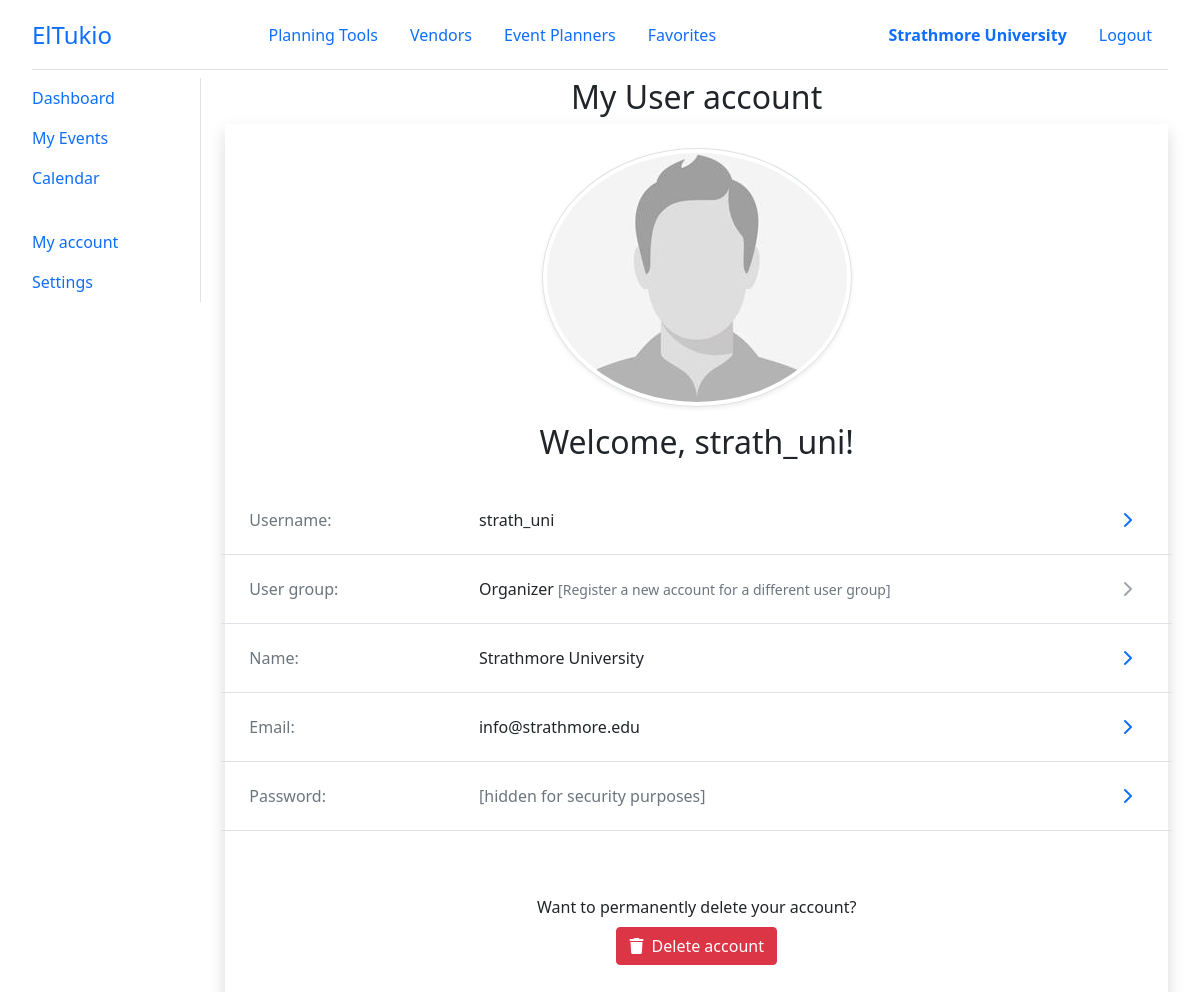
The page /user-account/ (signed in) on the database its author committed.
### el_tukio/models.py (models this page shows, shortened)
class User(AbstractUser):
    class UserType(models.IntegerChoices):
        ORGANIZER = 0, _('Organizer')
        PLANNER = 1, _('Planner')
        VENDOR = 3, _('Vendor')
        __empty__ = _('(Unkown)')
    user_type = models.SmallIntegerField(blank=True, null=True, choices=UserType.choices)
    phone_number = PhoneNumberField(blank=True, null=True, unique=True)
    profile = models.ImageField(default='default.png', upload_to='profile_pics')
    @property
    def is_organizer(self):
        return self.user_type == self.UserType.ORGANIZER
    @property
    def is_planner(self):
        return self.user_type == self.UserType.PLANNER
    @property
    def is_vendor(self):
        return self.user_type == self.UserType.VENDOR
    @property
    def full_name(self):
        return f'{self.first_name} {self.last_name}'
    class Meta:
        ordering = ['last_name', 'first_name']

### el_tukio/views/main.py (the view)
# urls.py: path('', main.user_account, name='user-account'),
@login_required
def user_account(request):
    return render(request, 'main/user-account.html')

### templates/main/user-account.html
{% extends 'layouts/dashboard.html' %}
{% block content %}
<h2>My User account</h2>
<div class="shadow px-2 pt-4 pb-5 text-center">
    <div class="d-flex justify-content-center">
        <div
            class="d-flex align-items-center justify-content-center circle-profile rounded-circle shadow-sm border p-1">
            <div class="d-flex align-items-center overflow-hidden rounded-circle w-100 h-100">
                <img src="{{ user.profile.url }}" class="d-block w-100" alt="">
            </div>
        </div>
    </div>
    <h2 class="mt-3">Welcome, {{ user.username }}! </h2>
    <ul class="list-group py-3 text-start">
        <li class="border-bottom p-3 row row-cols-2 align-items-center">
            <div class="col-3">
                <span class="text-muted">Username:</span>
            </div>
            <div class="col-9">
                <div class="d-flex justify-content-between align-items-center">
                    <span>{{ user.username }}</span>
                    <a role="button" class="btn btn-outline-primary border-0" href="{% url 'change-username' %}">
                        <i class="fa-solid fa-chevron-right"></i>
                    </a>
                </div>
            </div>
        </li>
        <li class="border-bottom p-3 row row-cols-2 align-items-center">
            <div class="col-3">
                <span class="text-muted">User group:</span>
            </div>
            <div class="col-9">
                <div class="d-flex justify-content-between align-items-center">
                    <span>{{ user.get_user_type_display }}
                        <small class="text-muted">
                            [Register a new account for a different user group]
                        </small>
                    </span>
                    <a role="button" class="btn btn-outline-secondary border-0 disabled" href="#">
                        <i class="fa-solid fa-chevron-right"></i>
                    </a>
                </div>
            </div>
        </li>
        <li class="border-bottom p-3 row row-cols-2 align-items-center">
            <div class="col-3">
                <span class="text-muted">Name:</span>
            </div>
            <div class="col-9">
                <div class="d-flex justify-content-between align-items-center">
                    <span>{{ user.first_name }} {{ user.last_name }}</span>
                    <a role="button" class="btn btn-outline-primary border-0" href="{% url 'change-name' %}">
                        <i class="fa-solid fa-chevron-right"></i>
                    </a>
                </div>
            </div>
        </li>
        <li class="border-bottom p-3 row row-cols-2 align-items-center">
            <div class="col-3">
                <span class="text-muted">Email:</span>
            </div>
            <div class="col-9">
                <div class="d-flex justify-content-between align-items-center">
                    <span>{{ user.email }}</span>
                    <a role="button" class="btn btn-outline-primary border-0" href="{% url 'change-email' %}">
                        <i class="fa-solid fa-chevron-right"></i>
                    </a>
                </div>
            </div>
        </li>
        <li class="border-bottom p-3 row row-cols-2 align-items-center">
            <div class="col-3">
                <span class="text-muted">Password:</span>
            </div>
            <div class="col-9">
                <div class="d-flex justify-content-between align-items-center">
                    <span class="text-muted">[hidden for security purposes]</span>
                    <a role="button" class="btn btn-outline-primary border-0" href="{% url 'change-password' %}">
                        <i class="fa-solid fa-chevron-right"></i>
                    </a>
                </div>
            </div>
        </li>
    </ul>
    <div class="mt-5">
        Want to permanently delete your account? <br>
        <a class="btn btn-danger mt-2" href="#">
            <i class="fa-solid fa-trash"></i>
            <span class="ms-1">Delete account</span>
        </a>
    </div>
</div>
{% endblock content %}

### templates/components/header.html
<header class="header border-bottom d-flex align-items-center justify-content-between mb-2" id="header">
    <a href="{% url 'home' %}" class="logo">ElTukio</a>
    <nav class="nav-main d-flex align-items-center">
        <a href="#" class="nav-link">Planning Tools</a>
        <a href="{% url 'vendors' %}" class="nav-link">Vendors</a>
        <a href="{% url 'planners' %}" class="nav-link">Event Planners</a>
        {% if user.is_organizer or user.is_planner %}
        <a href="{% url 'bookmarks' user_type=user.get_user_type_display.lower %}" class="nav-link">Favorites</a>
        {% endif %}
    </nav>
    <nav class="nav-profile d-flex align-items-center">
        {% if user.is_authenticated %}
        {% if user.is_vendor %}
        <a class="nav-link fw-bold" href="{% url 'vendor-dashboard' %}">{{ user.vendor.business_name }}</a>
        {% elif user.is_planner %}
        <a class="nav-link fw-bold" href="{% url 'planner-dashboard' %}">{{ user.full_name }}</a>
        {% elif user.is_organizer %}
        <a class="nav-link fw-bold" href="{% url 'organizer-dashboard' %}">{{ user.full_name }}</a>
        {% endif %}
        <a class="nav-link" href="{% url 'logout' %}">Logout</a>
        {% else %}
        <a class="nav-link" href="{% url 'login' %}">Login</a>
        <a class="nav-link" href="{% url 'register' %}">Register</a>
        {% endif %}
    </nav>
</header>

### static/css/main.css (style rules this page uses)
:root { --tk-dim-header: 70px; }
body { padding: 0 2rem 4rem; text-align: center; }
a { text-decoration: none; cursor: pointer; }
.header { height: var(--tk-dim-header); }
.logo { font-size: 1.5rem; }

### rows shown on the page
User: full_name "Strathmore University", profile (placeholder picture), username "strath_uni", user_type "Organizer", first_name "Strathmore", last_name "University", email "info@strathmore.edu"
